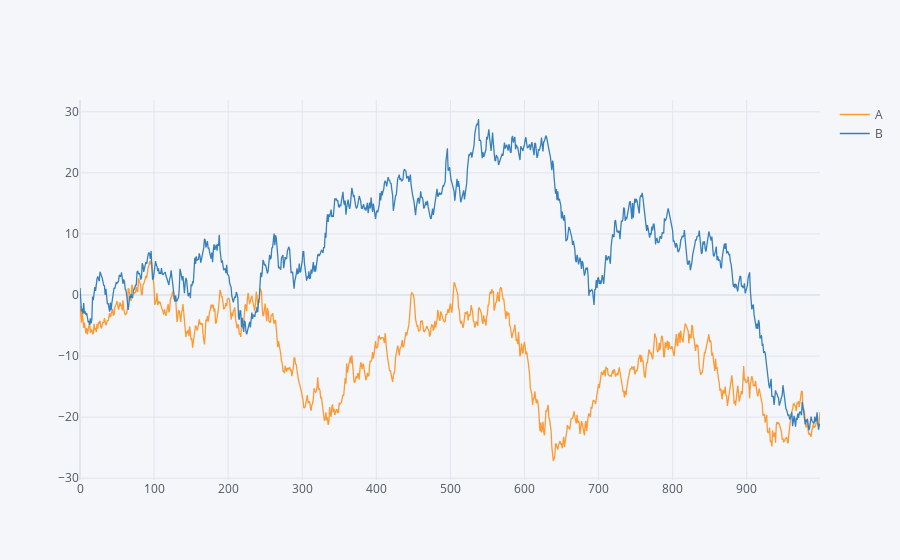

The cell this chart's notebook holds for it:
### Code cell
df.iplot()

### Figure 1 — Plotly figure (JSON) as saved in the notebook; plotly's stock layout.template omitted (floating-point values rounded to 4 significant figures; data arrays with more than 128 entries replaced by an {"elided": "..."} marker saying what was removed)
{"data": [{"line": {"color": "rgba(255, 153, 51, 1.0)", "dash": "solid", "shape": "linear", "width": 1.3}, "mode": "lines", "name": "A", "text": "", "type": "scatter", "x": {"elided": "1000 int values"}, "y": {"elided": "1000 float values"}}, {"line": {"color": "rgba(55, 128, 191, 1.0)", "dash": "solid", "shape": "linear", "width": 1.3}, "mode": "lines", "name": "B", "text": "", "type": "scatter", "x": {"elided": "1000 int values"}, "y": {"elided": "1000 float values"}}], "layout": {"legend": {"bgcolor": "#F5F6F9", "font": {"color": "#4D5663"}}, "paper_bgcolor": "#F5F6F9", "plot_bgcolor": "#F5F6F9", "title": {"font": {"color": "#4D5663"}}, "xaxis": {"gridcolor": "#E1E5ED", "showgrid": true, "tickfont": {"color": "#4D5663"}, "title": {"font": {"color": "#4D5663"}, "text": ""}, "zerolinecolor": "#E1E5ED"}, "yaxis": {"gridcolor": "#E1E5ED", "showgrid": true, "tickfont": {"color": "#4D5663"}, "title": {"font": {"color": "#4D5663"}, "text": ""}, "zerolinecolor": "#E1E5ED"}}}
